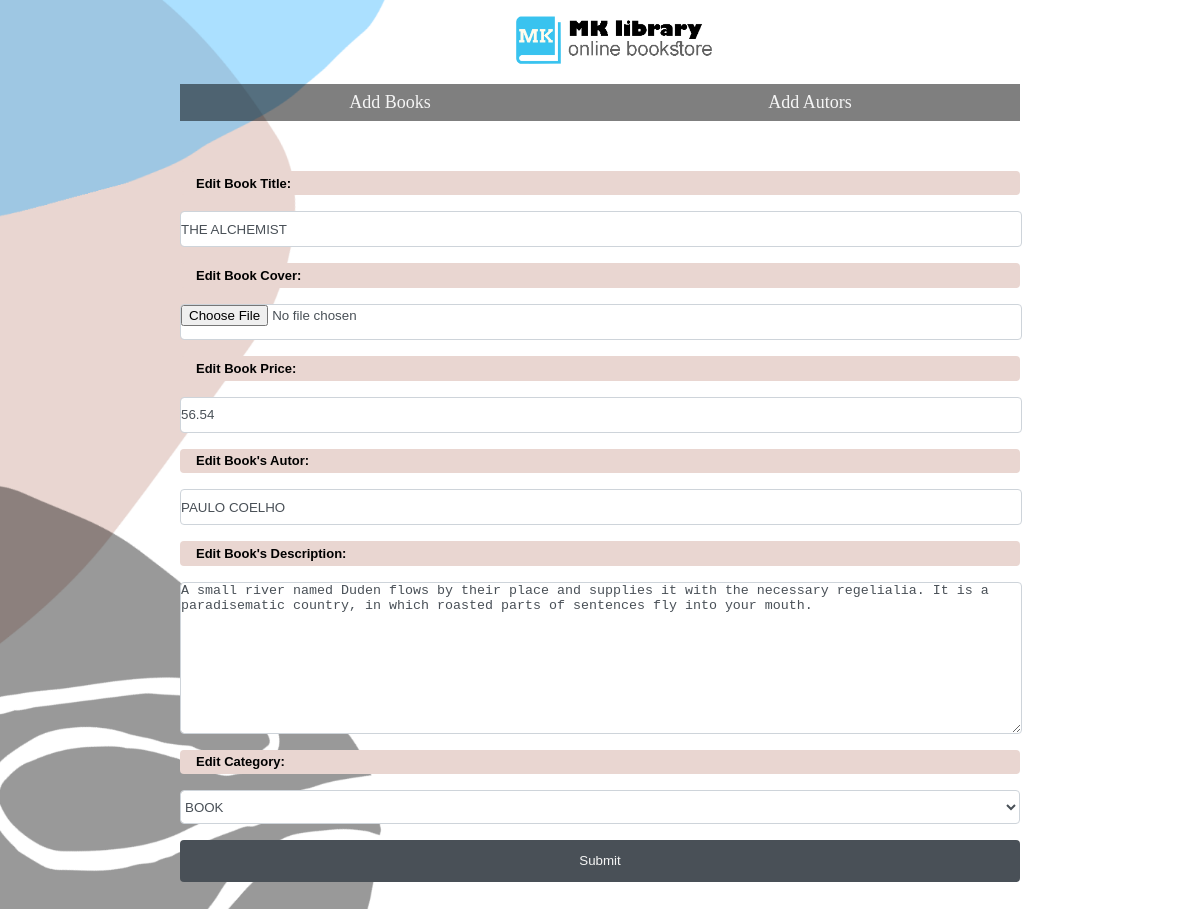
/edit.php?book_id=37, run on the app's committed database.
### tables this page shows
CREATE TABLE `books` (
  `id` int(11) NOT NULL,
  `name` varchar(100) NOT NULL,
  `autor` varchar(100) NOT NULL,
  `price` float(10,2) NOT NULL,
  `photo` varchar(255) NOT NULL,
  `description` text NOT NULL,
  `category` varchar(100) NOT NULL,
  `created_at` timestamp NOT NULL DEFAULT current_timestamp()
);

### function.php (called while the page is built, shortened)
<?php
$dbname = "book_store";
$servername = "localhost";
$username = "phpdev";
$password = "123456";
try {
$conn = new PDO("mysql:host=$servername;dbname=$dbname", $username, $password);
$conn->setAttribute(PDO::ATTR_ERRMODE, PDO::ERRMODE_EXCEPTION);
} catch(PDOException $e) {
die("Connection failed: " . $e->getMessage());
}
function getBookById($id){
    global $conn;
    $query = "SELECT * FROM `books` WHERE `id` = :id";
    $stmt = $conn->prepare($query);
    $stmt->bindParam(":id",$id);
    $stmt->execute();
    return $stmt->fetch();
}
 ?>

### edit.php (the view, shortened to what this page needs)
<?php
require("function.php");
$book_id = isset($_GET['book_id']) ? $_GET['book_id'] : null;
$n_book = getBookById($book_id);
?>
<?php include('include/admin_header.php'); ?>
    <div class="book-form">
            <form action="" method="POST" enctype="multipart/form-data">
                <label for="name">Edit Book Title:</label>
                <input type="text" class="form-control" placeholder="GOME WITH THE WIND" name="name" value="<?php echo $n_book['name']; ?>">
                <label for="photo">Edit Book Cover:</label>
                <input type="file" name="photo" class="form-control">
                <label for="price">Edit Book Price:</label>
                <input type="text" name="price" placeholder="00.00" class="form-control" value="<?php echo $n_book['price']; ?>">
                <label for="autor">Edit Book's Autor:</label>
                <input type="text" name="autor" placeholder="JOHN SMIT" class="form-control" value="<?php echo $n_book['autor']; ?>">
                <label for="description">Edit Book's Description:</label>
                <textarea name="description" rows="10" placeholder="THis book is ..."><?php echo $n_book['description']; ?></textarea>
                <label for="category">Edit Category:</label>
                 <select name="category" class="form-control">
                     <option value="">BOOK</option>
                 </select>
                 <button type="submit
                 " name="submit" class="form-control form-btn">Submit</button>
            </form>
        </div>
<?php include('include/admin_footer.php'); ?>

### assets/css/admin.css (style rules this page uses)
body { background-image: url(../img/logo/site-bg1.png); background-repeat: repeat-y; background-size: cover; }
* { padding: 0; margin: 0; }
.book-form { width: 70%; margin: 50px auto; }
textarea { display: block; width: 100%; margin: 1rem 0; color: #495057; background: #fff; background-clip: padding-box; border: 1px solid #ced4da; border-radius: 0.25rem; }
.form-control { display:block; margin: 1rem 0; width: 100%; height:calc(1.5em + .75rem + 2px); font-weight:400; line-height:1.5; color:#495057; background-color:#fff; background-clip:padding-box; border:1px solid #ced4da; border-radius:.25rem; }
.form-btn { background: #495057; color: whitesmoke; cursor: pointer; border: none; padding: 1.3rem 0; line-height: 0 !important; }
label { font-family: sans-serif !important; color: #000000; background: #e9d6d1; padding: 0.3rem 1rem; font-size: 13px; display: block; font-weight: bold; border-radius: 0.25rem; }

### data on the page
books: name "THE ALCHEMIST", price "56.54", autor "PAULO COELHO", description "A small river named Duden flows by their place and supplies it with the necessary regelialia. It is a paradisematic country, in which roasted parts of sentences fly into your mouth."
